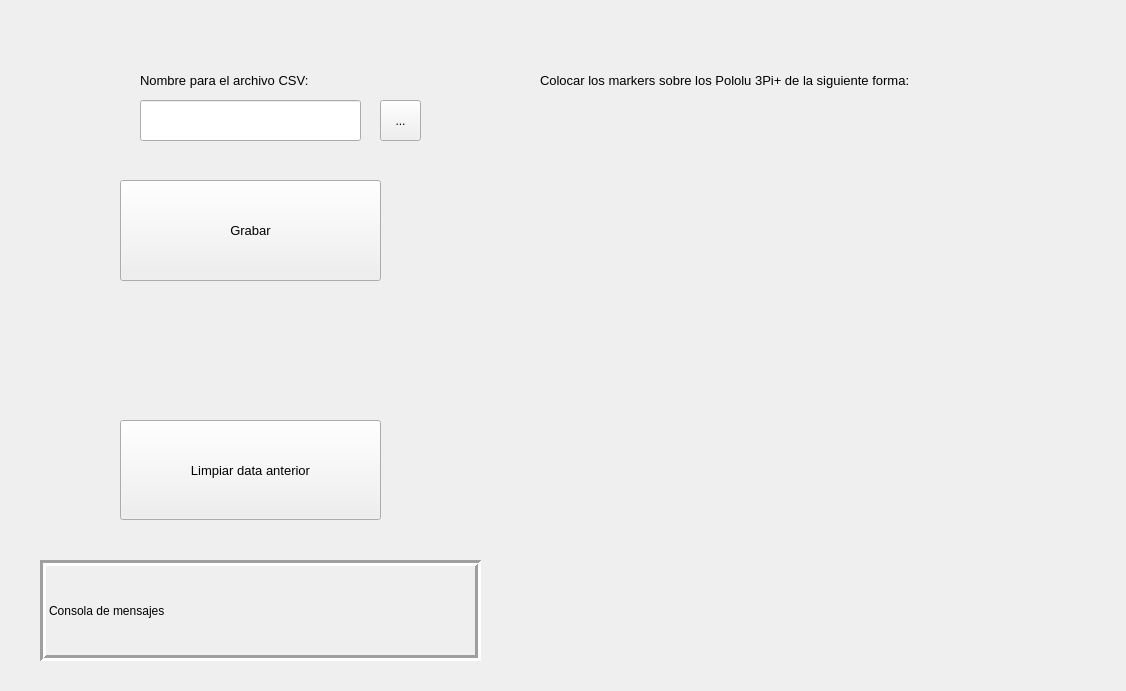
<?xml version="1.0" encoding="UTF-8"?>
<ui version="4.0">
 <class>Form</class>
 <widget class="QWidget" name="Form">
  <property name="geometry">
   <rect>
    <x>0</x>
    <y>0</y>
    <width>1126</width>
    <height>691</height>
   </rect>
  </property>
  <property name="windowTitle">
   <string>Form</string>
  </property>
  <widget class="QPushButton" name="start_monitoring">
   <property name="geometry">
    <rect>
     <x>120</x>
     <y>180</y>
     <width>261</width>
     <height>101</height>
    </rect>
   </property>
   <property name="font">
    <font>
     <pointsize>10</pointsize>
    </font>
   </property>
   <property name="text">
    <string>Grabar</string>
   </property>
  </widget>
  <widget class="QLabel" name="message_sim_monitoring">
   <property name="geometry">
    <rect>
     <x>40</x>
     <y>560</y>
     <width>441</width>
     <height>101</height>
    </rect>
   </property>
   <property name="frameShape">
    <enum>QFrame::Box</enum>
   </property>
   <property name="frameShadow">
    <enum>QFrame::Sunken</enum>
   </property>
   <property name="lineWidth">
    <number>3</number>
   </property>
   <property name="text">
    <string>Consola de mensajes</string>
   </property>
  </widget>
  <widget class="QLineEdit" name="lineEdit">
   <property name="geometry">
    <rect>
     <x>140</x>
     <y>100</y>
     <width>221</width>
     <height>41</height>
    </rect>
   </property>
  </widget>
  <widget class="QLabel" name="label">
   <property name="geometry">
    <rect>
     <x>140</x>
     <y>60</y>
     <width>241</width>
     <height>40</height>
    </rect>
   </property>
   <property name="font">
    <font>
     <pointsize>10</pointsize>
    </font>
   </property>
   <property name="text">
    <string>Nombre para el archivo CSV:</string>
   </property>
  </widget>
  <widget class="QToolButton" name="csv_location">
   <property name="geometry">
    <rect>
     <x>380</x>
     <y>100</y>
     <width>41</width>
     <height>41</height>
    </rect>
   </property>
   <property name="text">
    <string>...</string>
   </property>
  </widget>
  <widget class="QPushButton" name="clean_previous_data">
   <property name="geometry">
    <rect>
     <x>120</x>
     <y>420</y>
     <width>261</width>
     <height>100</height>
    </rect>
   </property>
   <property name="font">
    <font>
     <pointsize>10</pointsize>
    </font>
   </property>
   <property name="text">
    <string>Limpiar data anterior</string>
   </property>
  </widget>
  <widget class="QLabel" name="marker_img">
   <property name="geometry">
    <rect>
     <x>500</x>
     <y>120</y>
     <width>521</width>
     <height>421</height>
    </rect>
   </property>
   <property name="text">
    <string/>
   </property>
   <property name="pixmap">
    <pixmap>../pictures/marker.png</pixmap>
   </property>
   <property name="scaledContents">
    <bool>true</bool>
   </property>
  </widget>
  <widget class="QLabel" name="label_3">
   <property name="geometry">
    <rect>
     <x>540</x>
     <y>60</y>
     <width>441</width>
     <height>41</height>
    </rect>
   </property>
   <property name="font">
    <font>
     <pointsize>10</pointsize>
    </font>
   </property>
   <property name="text">
    <string>Colocar los markers sobre los Pololu 3Pi+ de la siguiente forma:</string>
   </property>
   <property name="wordWrap">
    <bool>true</bool>
   </property>
  </widget>
 </widget>
 <resources/>
 <connections/>
</ui>
